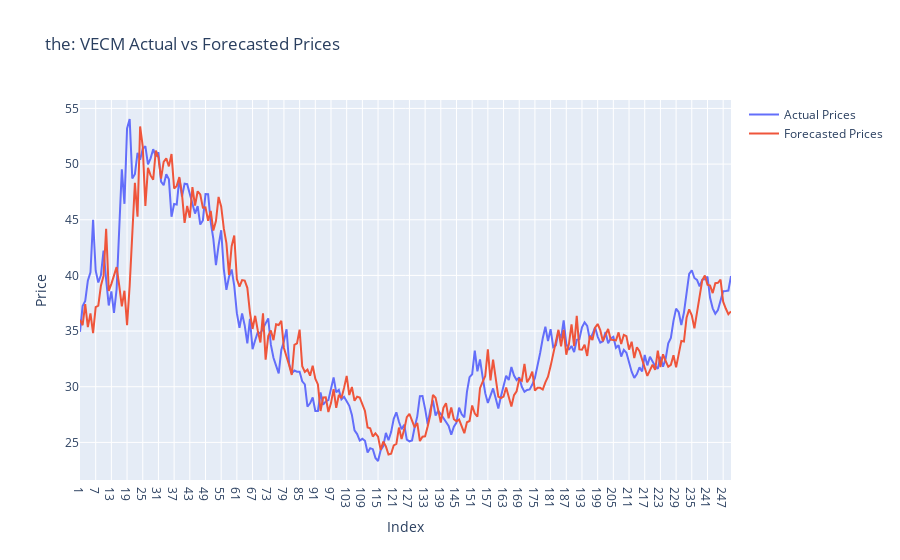

Write notebook code for a chart like this one.
### Code cell
%R -o hub1_forecast_comparison
%R -o hub1_name

hub1_forecast_comparison = hub1_forecast_comparison

actual_trace = go.Scatter(
    x=hub1_forecast_comparison.index,
    y=hub1_forecast_comparison['Actual'],
    mode='lines',
    name='Actual Prices'
)

forecasted_trace = go.Scatter(
    x=hub1_forecast_comparison.index,
    y=hub1_forecast_comparison['Forecasted'],
    mode='lines',
    name='Forecasted Prices'
)

# Create the plot
layout = go.Layout(
    title= hub1_name.item() + ': VECM Actual vs Forecasted Prices',
    xaxis=dict(title='Index'),
    yaxis=dict(title='Price'),
)

fig = go.Figure(data=[actual_trace, forecasted_trace], layout=layout)
fig.show()

### Figure 1 — Plotly figure (JSON) as saved in the notebook; plotly's stock layout.template omitted (floating-point values rounded to 4 significant figures; data arrays with more than 128 entries replaced by an {"elided": "..."} marker saying what was removed)
{"data": [{"mode": "lines", "name": "Actual Prices", "type": "scatter", "x": {"elided": "250 str values"}, "y": {"elided": "250 float values"}}, {"mode": "lines", "name": "Forecasted Prices", "type": "scatter", "x": {"elided": "250 str values"}, "y": {"elided": "250 float values"}}], "layout": {"title": {"text": "the: VECM Actual vs Forecasted Prices"}, "xaxis": {"title": {"text": "Index"}}, "yaxis": {"title": {"text": "Price"}}}}
